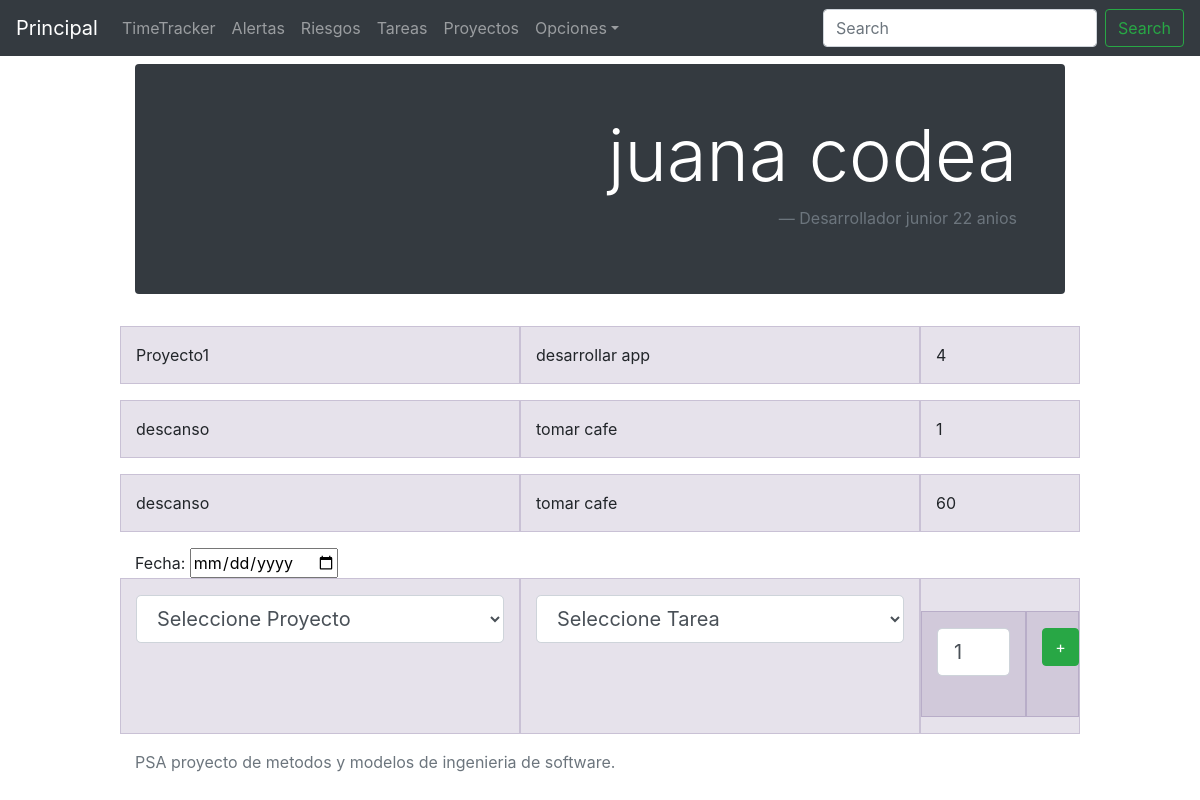
Page /timeTracker/detail/2/ on the earlier database version.
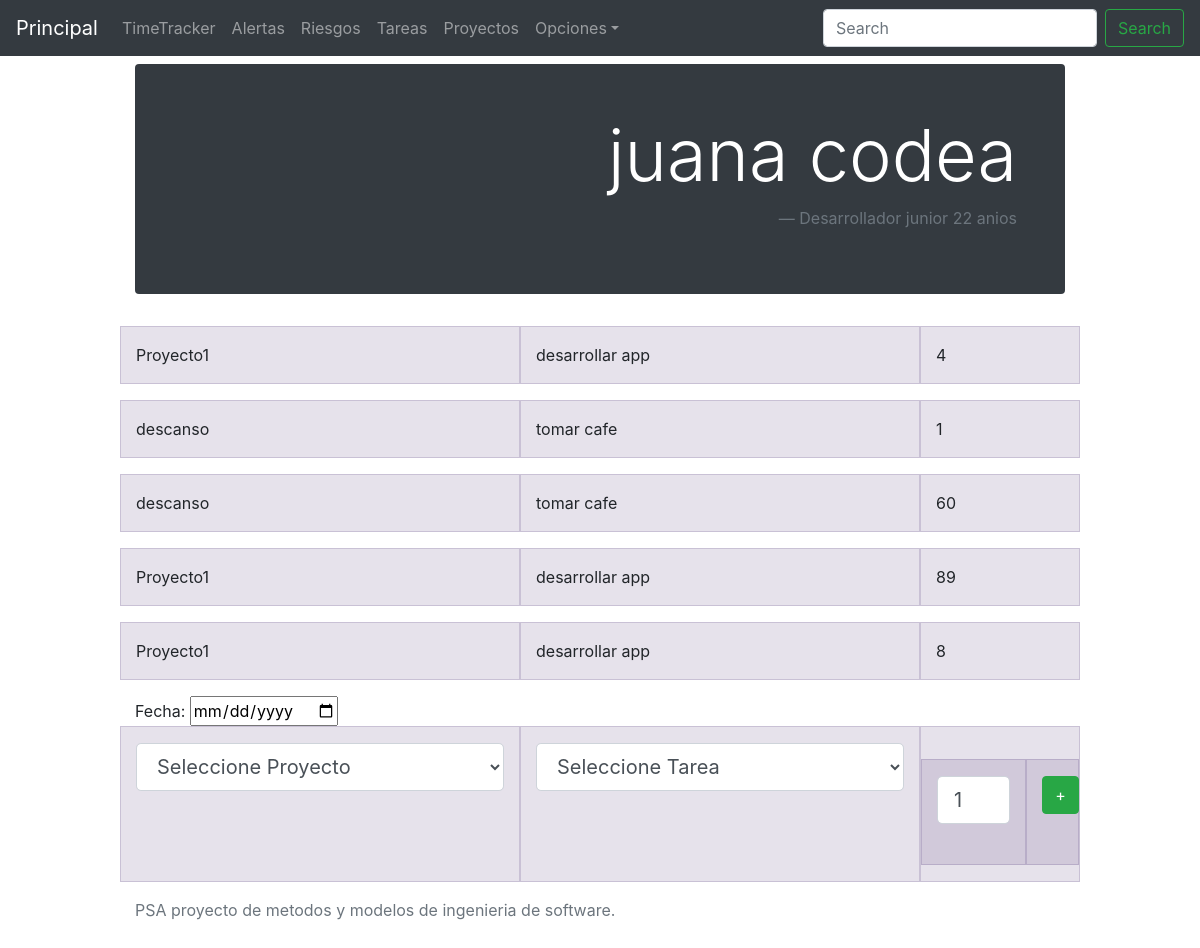
Same page on the later database version.
### timeTracker/models.py (models this page shows, shortened)
class Horas(models.Model):
	desarrollador = models.ForeignKey(Desarrollador, on_delete=models.CASCADE, blank= True, null=True)
	tarea = models.ForeignKey(Tarea, on_delete=models.SET_NULL, blank= True, null=True)
	cantidad = models.IntegerField(validators=[MinValueValidator(0)])
	fecha = models.DateTimeField(auto_now_add=True, blank=False)

class Tarea(models.Model):
	nombre = models.CharField(max_length=200)
	proyecto = models.ForeignKey(Proyecto, blank= True, null=True, on_delete=models.SET_NULL)

class Proyecto(models.Model):
	nombre= models.CharField(max_length=200)

### timeTracker/views.py (the view)
# urls.py: url(r'^detail/(?P<desarrollador_id>[0-9]+)/$', views.detail, name='detail'),
def detail(request, desarrollador_id):
	desarrollador = get_object_or_404(Desarrollador, pk=desarrollador_id)
	proyectos = Proyecto.objects.all()
	fillGlobalDictionary()
	global tareasPorProyecto
	context = {'desarrollador': desarrollador,'proyectos':proyectos, 'tareasPorProyecto':json.dumps(tareasPorProyecto),'error':False}
	return render(request, 'timeTracker/detail.html',context)

### timeTracker/models.py (called while the page is built)
	def __str__(self):
		return self.nombre+' '+self.apellido

### timeTracker/views.py (called while the page is built)
def fillGlobalDictionary():
	global tareasPorProyecto
	tareasPorProyecto = {}
	for proyecto in Proyecto.objects.all():
		tareas = []
		for tarea in proyecto.tarea_set.all():
			tareas.append(tarea.nombre)
		tareasPorProyecto[proyecto.nombre] = tareas
	return tareasPorProyecto;

### timeTracker/templates/timeTracker/detail.html (shortened to what this page needs)
{% extends "base.html" %}
{% block content %}
<div class="jumbotron p-3 p-md-5 text-white rounded bg-dark">
          <blockquote class="blockquote text-right">
              <h1 class="display-3">{{desarrollador}}</h1>
              <footer class="blockquote-footer">Desarrollador junior {{desarrollador.edad}} anios</footer>
          </blockquote>
</div>
{% for horas in desarrollador.horas_set.all %}
    <div class="row">
        <div class="col-sm-5">{{horas.tarea.proyecto.nombre}}</div>
        <div class="col-sm-5">{{horas.tarea.nombre}}</div>
        <div class="col-sm-2">{{horas.cantidad }}</div>
    </div>
{% endfor %}
  <form action="{% url 'timeTracker:add' desarrollador.id %}" method="post">
    Fecha: <input type="date" name="fecha"><br>
    <div class="row">
        <div class="col-sm-5">
          <select class="form-control form-control-lg" name="proyecto" onchange="ChangeList(this)">
              <option value="" selected disabled hidden>Seleccione Proyecto</option>
          </select><br>
        </div>
        <div class="col-sm-5">
          <select class="form-control form-control-lg"name="tarea" id="tareasSelect" >
              <option value="" selected disabled hidden>Seleccione Tarea</option>
          </select><br>
        </div>
        <div class="col-sm-2">
            <div class="row">
              <div class="col-sm-8">
                <input class="form-control form-control-lg" type="number" name="cantidad" value="1" min="1" max="1000"><br>
              </div>
              <div class="col-sm-4">
                <button type="submit" class="btn btn-success">+</button>
              </div>
            </div>
        </div>
    </div>
  </form>
{% endblock %}

Differences in the rows shown:
added Horas: tarea.proyecto.nombre "Proyecto1", tarea.nombre "desarrollar app", cantidad "89"
added Horas: tarea.proyecto.nombre "Proyecto1", tarea.nombre "desarrollar app", cantidad "8"
